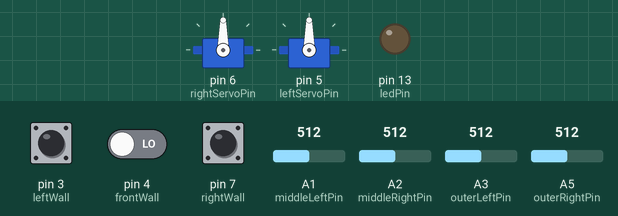
A sketch run on a simulated Arduino Uno, built with avr-gcc and run on an emulated ATmega328P. Shown: 2 × servo, output pins drawn as LEDs (lit = HIGH). Inputs (shaded band) come from the test bench; at power-on: A1 (middleLeftPin) = 512, A2 (middleRightPin) = 512, pin 3 (leftWall) LOW, pin 4 (frontWall) LOW, pin 7 (rightWall) LOW, A3 (outerLeftPin) = 512, A5 (outerRightPin) = 512.

Above: at 3.2 s.
3.3 s: A1 (middleLeftPin) set to 787
4.8 s: A1 (middleLeftPin) set to 818
At 5.2 s:
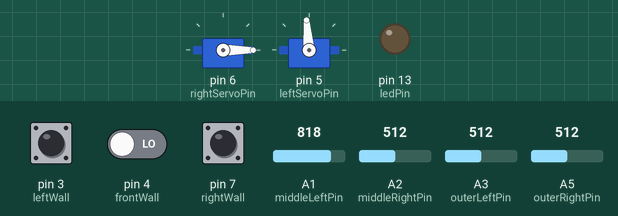
6.3 s: A2 (middleRightPin) set to 789
7.8 s: A2 (middleRightPin) set to 809
At 8.7 s:
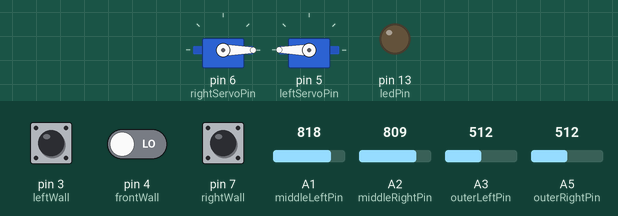
9.3 s: A1 (middleLeftPin) set to 790
At 9.8 s:
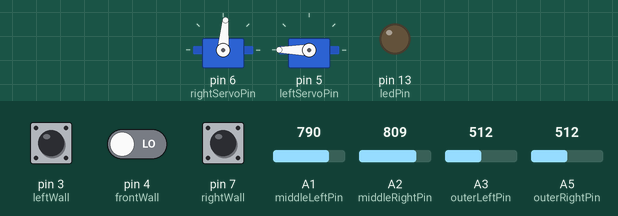
10.8 s: A1 (middleLeftPin) set to 810
At 12.2 s:
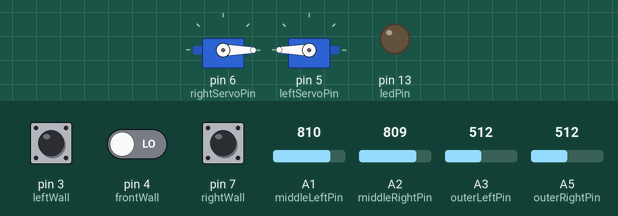
Timing chart, 0 to 13.3 s (numbered marks = the images above; inputs shaded):
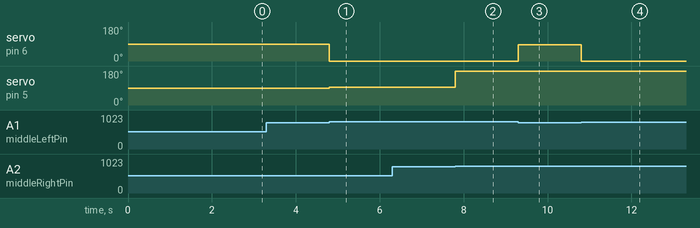

The sketch:

dumdum.ino
```cpp
/*
 *    Maze mapping Robot
 *
 *
 *
 *
 *
 */

#include <Servo.h>


/**************************************************************************************Pin assignments*/
// Pin Assignments
const int rightServoPin = 6;
const int leftServoPin = 5;

const int middleRightPin = A2;
const int middleLeftPin = A1;
const int outerRightPin = A5;
const int outerLeftPin = A3;

const int ledPin = 13;

const int frontWall = 4;
const int leftWall = 3;
const int rightWall = 7;

Servo rightServo;
Servo leftServo;


// Constants
#define WALL_NORTH  1 // 0001
#define WALL_EAST   2 // 0010
#define WALL_SOUTH  4 // 0100
#define WALL_WEST   8 // 1000

const int threshold = 800;

const int delayTime = 2;

typedef enum {
              NORTH = 1,
              EAST  = 2,
              SOUTH = 4,
              WEST  = 8,
              } ORIENTATION;

typedef enum {
              FORWARD = 0,
              LEFT  = 1,
              RIGHT = 2,
              } TURN;

/*************************************************************************************Global variables*/
// Global Variables
int leftServoAngle = 90;
int rightServoAngle = 90;

int middleLeftVal = 0;
int middleRightVal = 0;
int outerLeftVal = 0;
int outerRightVal = 0;

int visitedBox = 0;

byte robotX = 3;
byte robotY = 4;

byte pastPosX = NULL;
byte pastPosY = NULL;

byte robotOrientation = NORTH;

byte xleft=robotX;
byte yleft=robotY;
byte xfront=robotX;
byte yfront=robotY;
byte xright=robotX;
byte yright=robotY;
byte xback=robotX;
byte yback=robotY;

bool detectNoFWall = true;
bool detectNoRWall = true;
bool detectNoLWall = true;
bool accessGranted = false;
bool doOpposite    = true;

//so goes front, left, right, opposite don't care about visited only walls
//how keep index?
//how know done?
//is stack necessary?

byte visited[5][4] =  {{0,0,0,0},
                       {0,0,0,0},
                       {0,0,0,0},
                       {0,0,0,0},
                       {0,0,0,6}};

byte wall[5][4] = {{9,1,1,3},
                   {8,0,0,2},
                   {8,0,0,2},
                   {8,0,0,2},
                   {12,4,4,6}};


int rightServoMap(int angle) {
  int newAngle = 180 - angle;
  return newAngle;
}

void rightOrientation(){
  if(robotOrientation == NORTH){
    robotOrientation = EAST;
  }
  else if(robotOrientation == EAST) {
    robotOrientation = SOUTH;
  }
  else if(robotOrientation == SOUTH) {
    robotOrientation = WEST;
  }
  else if(robotOrientation == WEST) {
    robotOrientation = NORTH;
  }
}

void leftOrientation(){
  if(robotOrientation == NORTH){
    robotOrientation = WEST;
  }
  else if(robotOrientation == WEST) {
    robotOrientation = SOUTH;
  }
  else if(robotOrientation == SOUTH) {
    robotOrientation = EAST;
  }
  else if(robotOrientation == EAST) {
    robotOrientation = NORTH;
  }
}

bool withinMazeX(byte xCoord) {
  if(xCoord > 3 || xCoord < 0) {
    return false;
  } else {
    return true;
  }
}

bool withinMazeY(byte yCoord) {
  if(yCoord > 4 || yCoord < 0) {
    return false;
  } else {
    return true;
  }
}

//OK
void neighbourIndex(){
  if(robotOrientation == NORTH){
     xleft=robotX-1;
     yleft=robotY;
     xfront=robotX;
     yfront=robotY-1;
     xright=robotX+1;
     yright=robotY;
     xback=robotX;
     yback=robotY+1;
  }
  if(robotOrientation == EAST) {
     xleft=robotX;
     yleft=robotY-1;
     xfront=robotX+1;
     yfront=robotY;
     xright=robotX;
     yright=robotY+1;
     xback=robotX-1;
     yback=robotY;
  }
  if(robotOrientation == SOUTH) {
     xleft=robotX+1;
     yleft=robotY;
     xfront=robotX;
     yfront=robotY+1;
     xright=robotX-1;
     yright=robotY;
     xback=robotX;
     yback=robotY-1;
  }
  if(robotOrientation == WEST) {
     xleft=robotX;
     yleft=robotY+1;
     xfront=robotX-1;
     yfront=robotY;
     xright=robotX;
     yright=robotY-1;
     xback=robotX+1;
     yback=robotY;
  }
  if (robotX==NULL  && robotY==NULL){
    xfront=3;
    yfront=4;
  }
}


/***********************************************************************************Movement functions*/

//Need to verify when to update robot current position
void rightTurn() {
  leftServoAngle = 180;
  rightServoAngle = rightServoMap(0);
  leftServo.write(leftServoAngle);
  rightServo.write(rightServoAngle);
  delay(400);

  while ((analogRead(outerLeftPin) < threshold) && (analogRead(outerRightPin) < threshold)){
    leftServo.write(leftServoAngle);
    rightServo.write(rightServoAngle);
    delay(delayTime);
  }

  rightServoAngle = rightServoMap(180);
  leftServoAngle = 180;
  leftServo.write(leftServoAngle);
  rightServo.write(rightServoAngle);
  delay(200);

  rightOrientation();
  visited[yright][xright] = 6;
  visited[robotY][robotX] = 1;
  robotX = xright;
  robotY = yright;
}

//Need to verify when to update robot current position
void opposite() {
  leftServoAngle = 180;
  rightServoAngle = rightServoMap(0);
  leftServo.write(leftServoAngle);
  rightServo.write(rightServoAngle);
  delay(400);
  while ((analogRead(outerLeftPin) < threshold) && (analogRead(outerRightPin) < threshold)){
    leftServo.write(leftServoAngle);
    rightServo.write(rightServoAngle);
    delay(delayTime);
  }
  leftServoAngle = 180;
  rightServoAngle = rightServoMap(0);
  leftServo.write(leftServoAngle);
  rightServo.write(rightServoAngle);
  delay(400);
  while ((analogRead(outerLeftPin) < threshold) && (analogRead(outerRightPin) < threshold)){
    leftServo.write(leftServoAngle);
    rightServo.write(rightServoAngle);
    delay(delayTime);
  }
  rightServoAngle = rightServoMap(180);
  leftServoAngle = 180;
  leftServo.write(leftServoAngle);
  rightServo.write(rightServoAngle);
  delay(200);

  rightOrientation();
  rightOrientation();
  visited[yback][xback] = 6;
  visited[robotY][robotX] = 1;
  robotX = xback;
  robotY = yback;
}

//Need to verify when to update robot current position
void leftTurn(){
  leftServoAngle = 0;
  rightServoAngle = rightServoMap(180);
  leftServo.write(leftServoAngle);
  rightServo.write(rightServoAngle);
  delay(400);
  while ((analogRead(outerLeftPin) < threshold) && (analogRead(outerRightPin) < threshold)){
    leftServo.write(leftServoAngle);
    rightServo.write(rightServoAngle);
    delay(delayTime);
  }
  rightServoAngle = rightServoMap(180);
  leftServoAngle = 180;
  leftServo.write(leftServoAngle);
  rightServo.write(rightServoAngle);
  delay(200);
  leftOrientation();

    if (robotX == NULL && robotY == NULL) {
      robotX = 3;
      robotY = 4;
      visited[robotY][robotX] = 6;
    }
    else {
      visited[yleft][xleft]=6;
      visited[robotY][robotX] = 1;
      robotX = xleft;
      robotY = yleft;
    }

}

//OK
void lineFollow(){
      if ((middleLeftVal > threshold) && (middleRightVal < threshold)) {
        rightServoAngle = rightServoMap(180);
        leftServoAngle = 95;
        rightServo.write(rightServoAngle);
        leftServo.write(leftServoAngle);
        delay(delayTime);
      }

      if ((middleLeftVal < threshold) && (middleRightVal > threshold)) {
        rightServoAngle = rightServoMap(95);
        leftServoAngle = 180;
        rightServo.write(rightServoAngle);
        leftServo.write(leftServoAngle);
        delay(delayTime);
      }

      if ((middleLeftVal > threshold) && (middleRightVal > threshold)) {
        rightServoAngle = rightServoMap(180);
        leftServoAngle = 180;
        rightServo.write(rightServoAngle);
        leftServo.write(leftServoAngle);
        delay(delayTime);
      }
}

//Need  to verify when to update robot current position
void goStraight(){
    rightServoAngle = rightServoMap(180);
    leftServoAngle = 180;
    rightServo.write(rightServoAngle);
    leftServo.write(leftServoAngle);
    delay(150);

if (robotX == NULL && robotY == NULL) {
      robotX = 3;
      robotY = 4;
      visited[robotY][robotX] = 6;
    }
    else {
      visited[yfront][xfront]=6;
      visited[robotY][robotX] = 1;
      robotX = xfront;
      robotY = yfront;
    }


}


void stopRobot(){
    rightServo.write(rightServoMap(90));
    leftServo.write(90);
    delay(100);
}

//OK
/*********************************************************************************************Light up*/
void lightUp(){
  // check if done with maze, aka, all have been visited
  pinMode (ledPin, HIGH);
}

//OK
byte wallOrientation() {
  byte wall = 0;
  if(robotOrientation == NORTH) {
    if(!detectNoFWall){
      wall |= NORTH;
    }
    if(!detectNoLWall){
      wall |= WEST;
    }
    if(!detectNoRWall){
      wall |= EAST;
    }
  }
  else if(robotOrientation == EAST) {
    if(!detectNoFWall){
      wall |= EAST;
    }
    if(!detectNoLWall){
      wall |= NORTH;
    }
    if(!detectNoRWall){
      wall |= SOUTH;
    }
  }
  else if(robotOrientation == SOUTH) {
    if(!detectNoFWall){
      wall |= SOUTH;
    }
    if(!detectNoLWall){
      wall |= EAST;
    }
    if(!detectNoRWall){
      wall |= WEST;
    }
  }
  else if(robotOrientation == WEST) {
    if(!detectNoFWall){
      wall |= WEST;
    }
    if(!detectNoLWall){
      wall |= SOUTH;
    }
    if(!detectNoRWall){
      wall |= NORTH;
    }
  }
  return wall;
}

//Need to check where to place this function
void updateWallMatrix() {
  wall[robotY][robotX] = wallOrientation();
}


void setup() {
  rightServo.attach(rightServoPin);
  leftServo.attach(leftServoPin);
  leftServoAngle = 90;
  rightServoAngle = rightServoMap(90);

  pinMode(frontWall, INPUT);
  pinMode(rightWall, INPUT);
  pinMode(leftWall, INPUT);
  pinMode(ledPin, OUTPUT);

  Serial.begin(9600);

  rightServo.write(rightServoAngle);
  leftServo.write(leftServoAngle);
  delay(2000); //Wait 2 seconds
}


/*************************************************************************************************Loop*/
void loop() {

  //Could combine outer left and outer right line sensors
  // greater than 750 on the line
  // less than 750 off the line
  middleLeftVal = analogRead(middleLeftPin);
  middleRightVal = analogRead(middleRightPin);
  outerLeftVal = analogRead(outerLeftPin);
  outerRightVal = analogRead(outerRightPin);

  lineFollow();

  //Detect walls
  detectNoFWall = digitalRead(frontWall);
  detectNoRWall = digitalRead(rightWall);
  detectNoLWall = digitalRead(leftWall);

  if((outerLeftVal > threshold) && (outerRightVal > threshold)){
    for (int i=0; i<5; i++){
      for (int j=0; j<4; i++){
       if (visited[robotY][robotX]==1){
        visitedBox++;
       }
    }
  }
    if (visitedBox==20){
      stopRobot();
    }
    else{
    visitedBox=0;
      Serial.println(digitalRead(frontWall));


    if (robotOrientation == NORTH){
    Serial.println("NORTH");
    }
    else if (robotOrientation == EAST) {
    Serial.println("EAST");
    }
    else if (robotOrientation == SOUTH) {
    Serial.println("SOUTH");
    }
    else if (robotOrientation == WEST) {
    Serial.println("WEST");
    }


  //DFS
    neighbourIndex();
    updateWallMatrix();

    if (detectNoFWall && withinMazeX(xfront) && withinMazeY(yfront)) {
      Serial.println("going straight!");

      goStraight();

    }
    else if (detectNoLWall && withinMazeX(xleft) && withinMazeY(yleft)) {
      Serial.println("turn left");
      leftTurn();

    }
    else if (detectNoRWall && withinMazeX(xright) && withinMazeY(yright)) {
      Serial.println("turn right");
      rightTurn();

    }
    else {
      Serial.println("going opposite!");
      opposite();


    }
  }
  }
  else{
    lightUp();

  }

}
```

Measured:
- the behaviour switches between 800 and 801 on A1 (middleLeftPin) (found by bisection; images 0 and 1)
- the behaviour switches between 800 and 801 on A2 (middleRightPin) (found by bisection; images 1 and 2)
- after the input at 3.3 s, every drawn part: stays the same
- after the input at 4.8 s, servo on pin 6 (rightServoPin): 90° → 0° at once; servo on pin 5 (leftServoPin): 90° → 95° at once
- after the input at 6.3 s, every drawn part: stays the same
- after the input at 7.8 s, servo on pin 5 (leftServoPin): 95° → 180° at once
- after the input at 9.3 s, servo on pin 6 (rightServoPin): 0° → 85° at once
- after the input at 10.8 s, servo on pin 6 (rightServoPin): 85° → 0° at once
